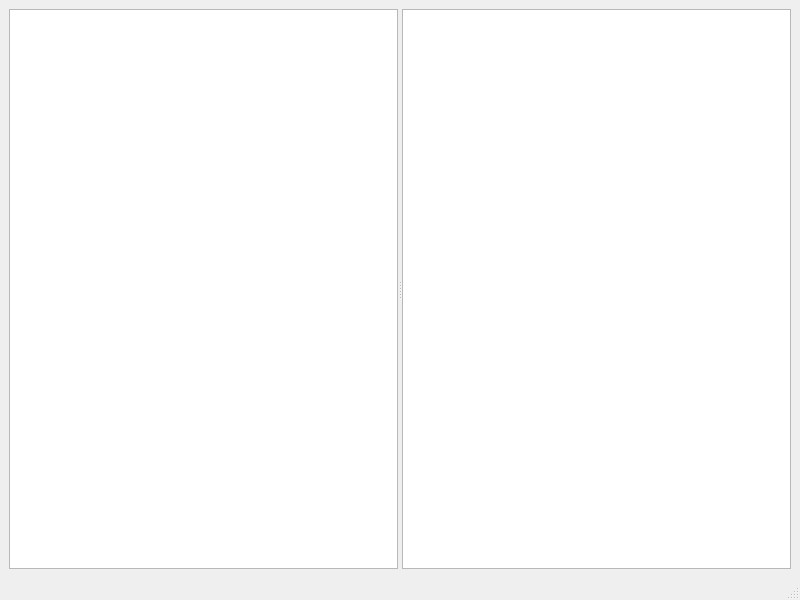
<?xml version="1.0" encoding="UTF-8"?>
<ui version="4.0">
 <class>MainWindow</class>
 <widget class="QMainWindow" name="MainWindow">
  <property name="geometry">
   <rect>
    <x>0</x>
    <y>0</y>
    <width>800</width>
    <height>600</height>
   </rect>
  </property>
  <property name="windowTitle">
   <string>Qt Data Manager</string>
  </property>
  <widget class="QWidget" name="centralwidget">
   <layout class="QHBoxLayout" name="horizontalLayout">
    <item>
     <widget class="QSplitter" name="splitter">
      <property name="orientation">
       <enum>Qt::Horizontal</enum>
      </property>
      <widget class="QTreeView" name="treeView"/>
      <widget class="QTableView" name="tableView"/>
     </widget>
    </item>
   </layout>
  </widget>
  <widget class="QMenuBar" name="menubar">
   <property name="geometry">
    <rect>
     <x>0</x>
     <y>0</y>
     <width>800</width>
     <height>21</height>
    </rect>
   </property>
   <widget class="QMenu" name="menuEdit">
    <property name="title">
     <string>&amp;Edit</string>
    </property>
    <addaction name="actionAdd"/>
    <addaction name="actionRemove"/>
   </widget>
  </widget>
  <widget class="QStatusBar" name="statusbar"/>
  <action name="actionAdd">
   <property name="text">
    <string>Add</string>
   </property>
  </action>
  <action name="actionRemove">
   <property name="text">
    <string>Remove</string>
   </property>
  </action>
 </widget>
 <resources/>
 <connections/>
</ui>
